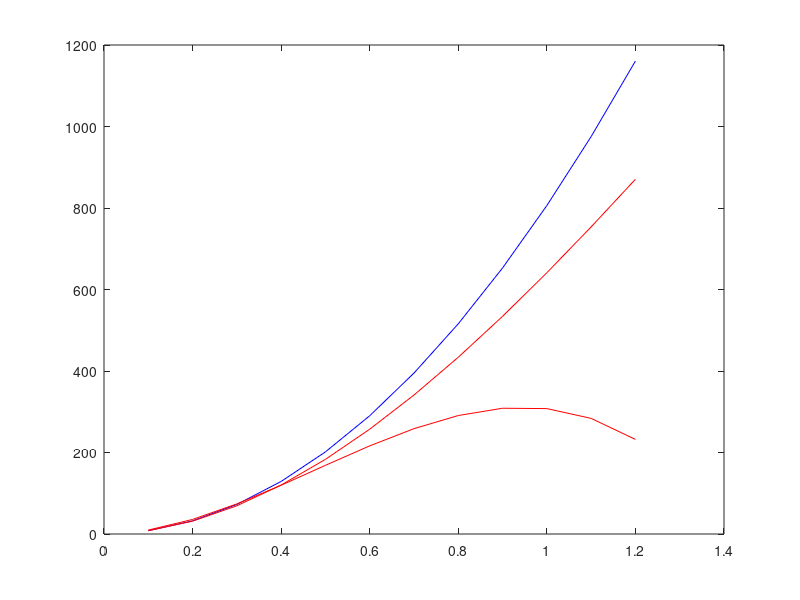

Here is the MATLAB script that generated this plot:
b = 1.2;
r = [.1:.1:b];
N = length(r);
cl = 1;
close all;
c = .12;

rho = 1.225;

omega = 1000; %RPM
omega = omega*(2*pi)/60;

V = omega*r;

Lp =.5*rho*V.^2*c*cl;

L = trapz(r, Lp);
S = trapz(r,c*ones(1,N));

plot(r,Lp, 'b');
hold on 
c_root = c;
c_tip  = .75*c_root;
c = zeros(1,N);
for i = 1:N
    c(i) = interp1([r(1), r(end)], [c_root, c_tip], r(i));
end

Lp =.5*rho*V.^2.*c*cl;
L3 = trapz(r,Lp);
plot(r,Lp, 'r');


cl_root = 1.2;
cl_tip = .2
cl = zeros(1,N);
for i = 1:N
    cl(i) = interp1([r(1), r(end)], [cl_root, cl_tip], r(i));
end

Lp =.5*rho*V.^2.*c_root.*cl;
L3 = trapz(r,Lp);
plot(r,Lp, 'r');
